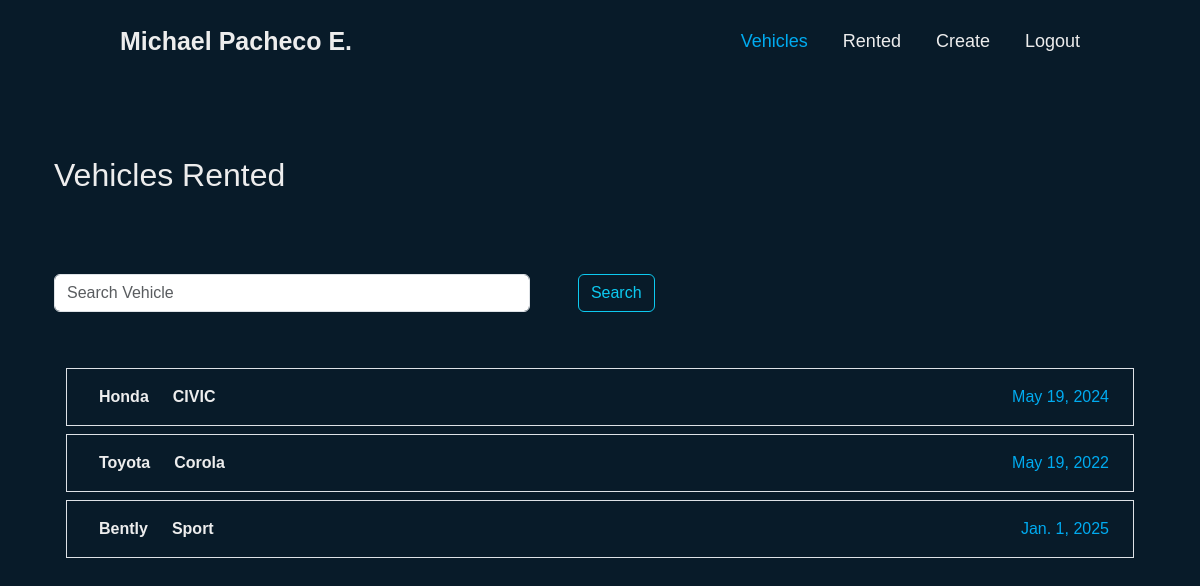
Before: /vehicles/rented/ (signed in) with the older database file.
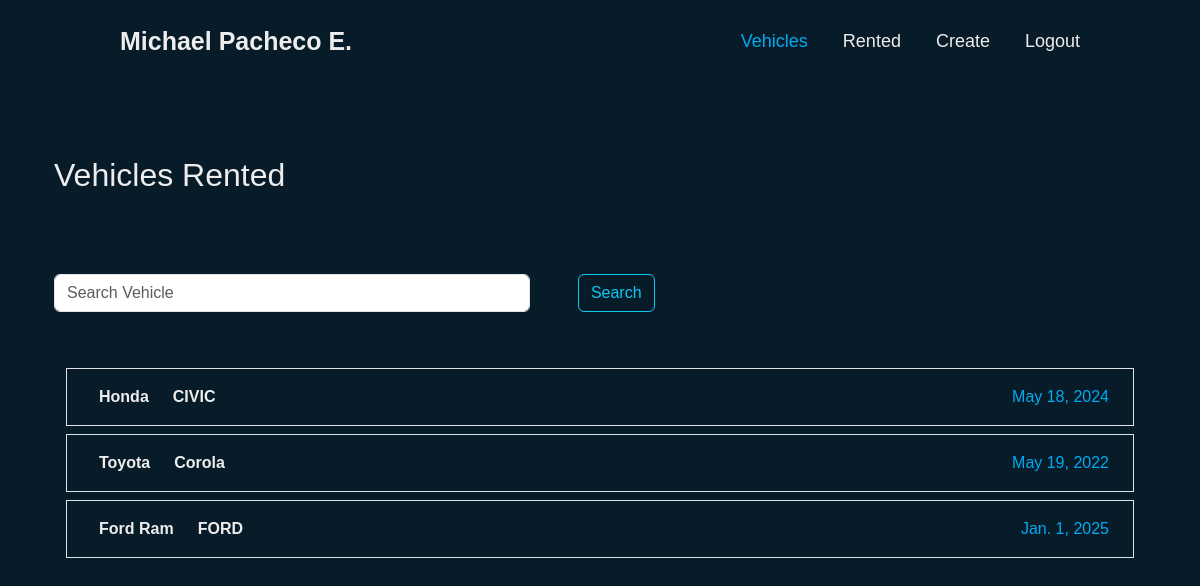
After: the same page with the newer database file.
### dealermfx/models.py (models this page shows, shortened)
class table_vehicles(models.Model):
    name = models.CharField(max_length=150)
    model = models.CharField(max_length = 150 )
    year = models.DateField()
    rent= models.BooleanField(default=False)
    user = models.ForeignKey(User, on_delete= models.CASCADE)
    description = models.TextField(max_length = 500, null = True, blank = True )
    image = models.TextField(max_length = 500, null = True, blank = True)
    rented = models.DateField(blank =True, null = True)

### dealermfx/views.py (the view)
# urls.py: path('rented/', views.show_rented_Vehicles, name = 'rented_vehicles'),
def show_rented_Vehicles(request):
    if request.method == 'POST':
        search = request.POST["search"]
        vehicles  = table_vehicles.objects.filter(name__contains = search , user = request.user, rent = True)
        return render(request, 'show_vehicles.html', {'vehicles': vehicles, 'rented':'Vehicles Rented', 'search':search})
    else:
        vehicles  = table_vehicles.objects.filter(user = request.user, rent = True)
    return render(request, 'show_vehicles.html', {'vehicles': vehicles, 'rented':'Vehicles Rented'})

### dealermfx/templates/show_vehicles.html (shortened to what this page needs)
{% extends 'base.html'%}
{% block content %}
{% load static %}
<link rel="stylesheet" href="{% static 'css/show_vehicles.css'%}">
<div class="container">
    <div class="home">
        <h2 class="mt-5">{{rented}}</h2>
        <br>
        {%if rented == 'Vehicles Not Rented'%}
            <form class=" search d-flex py-5" role="search" action="" method="post" style="width: 55%;">
                {% csrf_token %}
                <input class="form-control me-5 pe-5" type="search" name="search" placeholder="Search Vehicle" aria-label="Search" value="{{search_query}}"/>
                <button class="btn btn-outline-info"  type="submit">Search</button>
            </form>
            {%else%}
            <form class=" search d-flex py-5" role="search" action="{% url 'rented_vehicles'%}" method="post" style="width: 55%;">
                <input class="form-control me-5 pe-5" type="search" name="search" placeholder="Search Vehicle" aria-label="Search" value="{{search_query}}"/>
                <button class="btn btn-outline-info"  type="submit">Search</button>
            </form>
        {%endif%}
        {% for vehicle in vehicles%}
    {% if vehicle.rent == False %}
    <div class="container mt-2">
        <div class="row">
            <div class="col">
                <ul class="list-group">
                    <a href="{%url 'details' vehicle.id %}">
                        <li class="list-group-item d-flex">
                                <strong class="ms-2 p-2">{{vehicle.name}}</strong>
                                <strong class="ms-2 p-2">{{vehicle.model}}</strong>
                            <strong class="ms-auto p-2 b-0 year">{{vehicle.year}}</strong>
                        </li>
                    </a>
                </ul>
            </div>
        </div>
    </div>
    {%else%}
    <div class="container mt-2">
        <div class="row">
            <div class="col">
                <ul class="list-group list-inline">
                    <a href="{%url 'details' vehicle.id %}">
                        <li class="list-group-item d-flex">
                                <strong class="ms-2 p-2">{{vehicle.name}}</strong>
                                <strong class="ms-2  p-2">{{vehicle.model}}</strong>
                            <stron class="ms-auto p-2 b-0 year">{{vehicle.year}}</strong>
                        </li>
                    </a>
                </ul>
            </div>
        </div>
    </div>
    {%endif%}
    {% endfor%}
    </div>
</div>
{% endblock %}

### glob_templates/base.html (shortened to what this page needs)
<!DOCTYPE html>
<html lang="en">
<head>
    <link href="https://cdn.jsdelivr.net/npm/bootstrap@5.3.6/dist/css/bootstrap.min.css" rel="stylesheet">
    {% load static %}
    <link rel="stylesheet" href="{% static 'css/styles.css'%}">
    <link rel="stylesheet" href="https://cdn.jsdelivr.net/npm/bootstrap-icons@1.13.1/font/bootstrap-icons.min.css">
</head>
<div class="container-fluid">
    {% include 'navbar.html'%}
</div>
<body>
    <div class="container mt-5">
    {% block content%}
    {% endblock %}
    </div>
</body>
</html>

### glob_templates/navbar.html
{% load static %}
<link rel="stylesheet" href="{% static 'css/navbar.css'%}">
<div class="container-fluid" >
  <header class="header" >
    <a  class="logo">Michael Pacheco E.</a>
    <nav class="navbar">
      {%if user.is_authenticated%}
        {% if request.path|slice:":8" == "/sales/" %}
          <a href="{% url 'sales' %}" class="active">Dashboard</a>
          <a href="{% url 'sales' %}products/">Products</a>
          <a href="{% url 'sales' %}clients/">Clients</a>
          <a href="{% url 'sales' %}providers/">Providers</a>
          <a href="{% url 'logout' %}">Logout</a>
        {% else %}
          <a href="{%url 'show_vehicles'%}" class="active">Vehicles</a>
          <a href="{% url 'rented_vehicles' %}">Rented</a>
          <a href="{% url 'create' %}">Create</a>
          <a href="{% url 'logout' %}">Logout</a>
        {% endif %}
      {% else%}
        <a href="{%url 'base'%}" class="active">Home</a>
        <a href="{% url 'about' %}">About</a>
        <a href="#">Portfolio</a>
        <a href="#">Contact</a>
      {%endif%}
    </nav>
  </header>
</div>

### staticfiles/css/styles.css (style rules this page uses)
body { background: #081b29; color: #ededed; }
* { margin: 0; padding: 0; box-sizing: border-box; font-family: 'Poppins', sans-serif; }

### staticfiles/css/navbar.css (style rules this page uses)
* { margin: 0; padding: 0; box-sizing: border-box; font-family: 'Poppins', sans-serif; }
.header { position: fixed; top: 0; left: 0; width: 100%; padding: 20px 10%; background: transparent; display: flex; justify-content: space-between; align-items: center; z-index: 100; }
.logo { position: relative; font-size: 25px; color: #ededed; text-decoration: none; font-weight: 600; }
.logo::before { content: ''; position:absolute ; top: 0; right: 0; width: 100%; height: 100%; background: #081b29; animation: showRight 1s ease forwards; animation-delay: .4s; }
.navbar a { font-size: 18px; color: #ededed; text-decoration: none; font-weight: 500; margin-left: 35px; transition: .3s; }
.navbar a:hover, .navbar a.active { color: #00abf0; }

### staticfiles/css/show_vehicles.css (style rules this page uses)
.home { color:#ededed; max-width: 100%; width: auto; margin: 0; padding-top: 60px; box-sizing: border-box; font-family: 'Poppins', sans-serif; }
strong { color: #ededed; }
.list-group-item { background-color: transparent; }
a { text-decoration: none; }
.year { color: #00abf0; }

Changed rows visible on the page:
removed table_vehicles: name "Bently", model "Sport", year "Jan. 1, 2025"
changed table_vehicles "Honda": year "May 19, 2024" → "May 18, 2024"
added table_vehicles: name "Ford Ram", model "FORD", year "Jan. 1, 2025"
